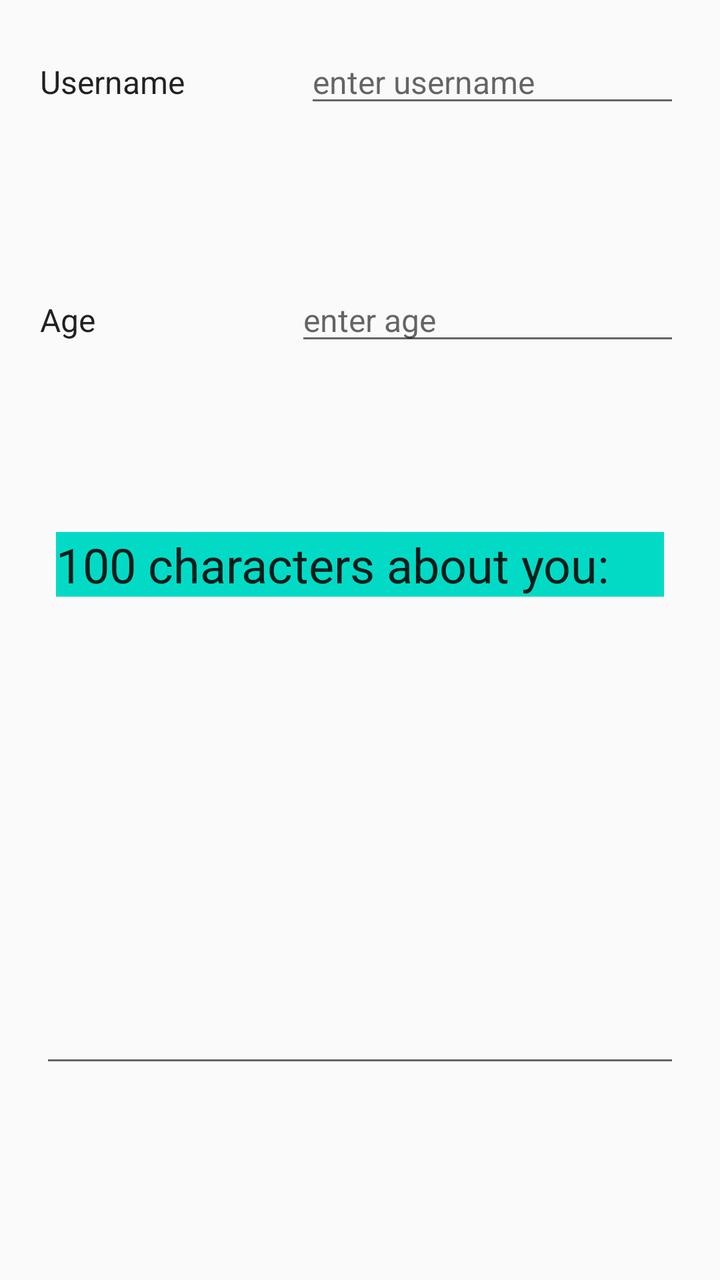
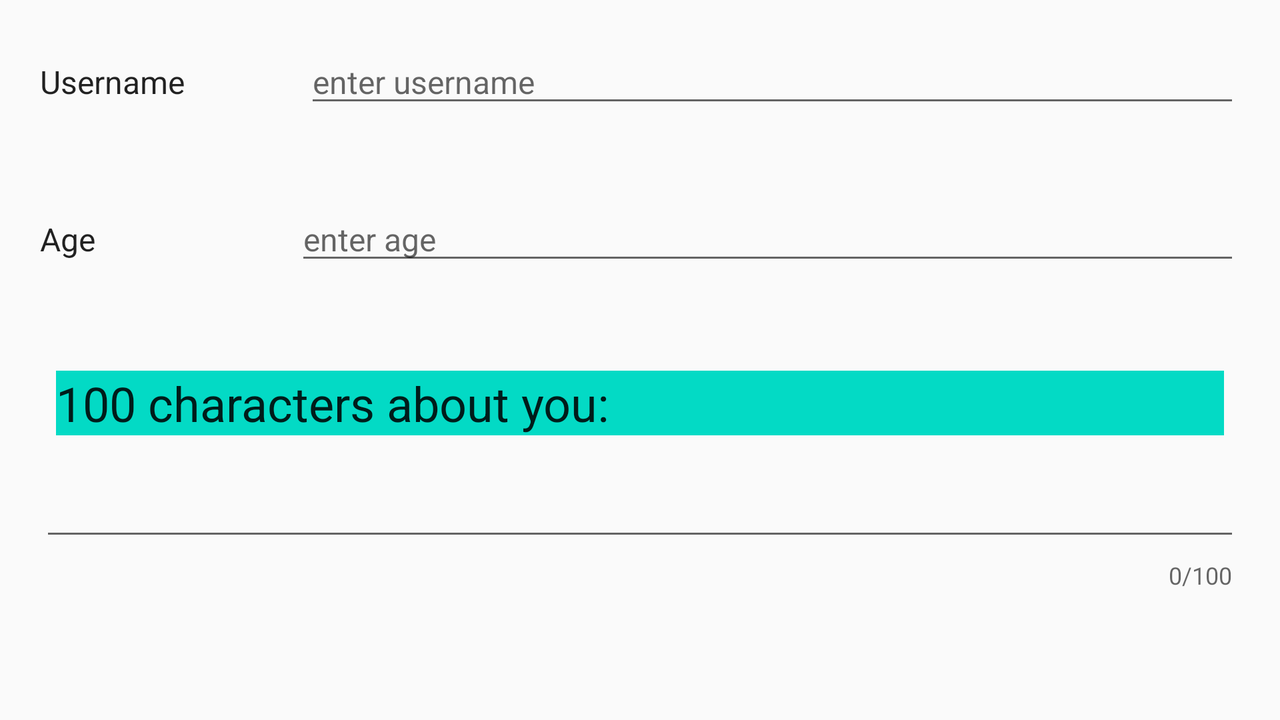

Two renders of one Android screen. The first uses the default layout on a phone; the second uses the alternative layout the repository ships for a different screen configuration, on a matching device. The two XML files are below.
<!-- AndroidManifest.xml: application theme AppTheme -->
<!-- res/layout/fragment_edit_details.xml -->
<?xml version="1.0" encoding="utf-8"?>
<android.support.constraint.ConstraintLayout xmlns:android="http://schemas.android.com/apk/res/android"
    xmlns:tools="http://schemas.android.com/tools"
    android:layout_width="match_parent"
    android:layout_height="match_parent"
    xmlns:app="http://schemas.android.com/apk/res-auto"
    tools:context=".Controller.Fragments.EditDetailsFragment">

    <LinearLayout
        android:layout_width="match_parent"
        android:layout_height="match_parent"
        android:orientation="vertical"
        android:weightSum="8"
        app:layout_constraintBottom_toBottomOf="parent"
        app:layout_constraintEnd_toEndOf="parent"
        app:layout_constraintStart_toStartOf="parent"
        app:layout_constraintTop_toTopOf="parent">

        <LinearLayout
            android:id="@+id/linearLayout"
            android:layout_width="match_parent"
            android:layout_height="wrap_content"
            android:layout_margin="20dp"
            android:layout_weight="1"
            android:orientation="horizontal">

            <TextView
                style="@style/details"
                android:layout_width="wrap_content"
                android:layout_height="wrap_content"
                android:layout_marginRight="20dp"
                android:text="@string/username" />

            <EditText
                android:id="@+id/profile_edit_username"
                style="@style/details"
                android:layout_width="match_parent"
                android:layout_height="wrap_content"
                android:hint="enter username"
                android:maxLength="20"
                android:layout_marginStart="40dp"
                android:layout_marginLeft="40dp"/>

        </LinearLayout>

        <LinearLayout
            android:id="@+id/linearLayout1"
            android:layout_width="match_parent"
            android:layout_height="wrap_content"
            android:layout_margin="20dp"
            android:layout_weight="1"
            android:orientation="horizontal">

            <TextView
                style="@style/details"
                android:layout_width="wrap_content"
                android:layout_height="wrap_content"
                android:layout_marginRight="40dp"
                android:text="@string/age" />

            <EditText
                android:id="@+id/profile_edit_age"
                style="@style/details"
                android:layout_width="match_parent"
                android:layout_height="wrap_content"
                android:hint="enter age"
                android:inputType="phone"
                android:maxLength="3"
                android:layout_marginStart="60dp"
                android:layout_marginLeft="60dp"/>

        </LinearLayout>

        <LinearLayout
            android:layout_width="match_parent"
            android:layout_height="wrap_content"
            android:layout_margin="20dp"
            android:layout_weight="4"
            android:orientation="vertical">

            <TextView
                style="@style/title"
                android:layout_width="match_parent"
                android:layout_height="wrap_content"
                android:layout_marginBottom="8dp"
                android:layout_marginEnd="8dp"
                android:layout_marginStart="8dp"
                android:layout_marginTop="8dp"
                android:background="@color/colorAccent"
                android:gravity="center_vertical"
                android:text="100 characters about you:" />

            <android.support.design.widget.TextInputLayout
                android:id="@+id/textContainer"
                android:layout_width="match_parent"
                android:layout_height="match_parent"
                app:counterEnabled="true"
                app:counterMaxLength="100">

                <EditText
                    android:id="@+id/profile_edit_aboutme"
                    style="@style/details"
                    android:layout_width="match_parent"
                    android:layout_height="match_parent"
                    android:gravity="top|left"
                    android:inputType="textCapSentences|textAutoCorrect|textMultiLine"
                    android:maxLength="100" />
            </android.support.design.widget.TextInputLayout>
        </LinearLayout>


    </LinearLayout>
</android.support.constraint.ConstraintLayout>
<!-- resources referenced by this layout -->
<resources>
  <string name="age">Age</string>
  <string name="username">Username</string>
  <style name="details" parent="TextAppearance.AppCompat.Subhead" />
  <style name="title" parent="TextAppearance.AppCompat.Headline" />
  <style name="AppTheme" parent="Theme.AppCompat.Light.DarkActionBar">
          
          <item name="colorPrimary">@color/colorPrimary</item>
          <item name="colorPrimaryDark">@color/colorPrimaryDark</item>
          <item name="colorAccent">@color/colorAccent</item>
          <item name="windowActionBar">false</item>
          <item name="windowNoTitle">true</item>
      </style>
</resources>
<!-- res/layout-land/fragment_edit_details.xml (the author's variant of the layout above) -->
<!-- drawn on the phone turned sideways -->
<?xml version="1.0" encoding="utf-8"?>
<ScrollView xmlns:android="http://schemas.android.com/apk/res/android"
    android:layout_width="match_parent"
    android:layout_height="match_parent"
    xmlns:app="http://schemas.android.com/apk/res-auto">



    <LinearLayout
        android:layout_width="match_parent"
        android:layout_height="match_parent"
        android:orientation="vertical"
        android:weightSum="8"
        app:layout_constraintBottom_toBottomOf="parent"
        app:layout_constraintEnd_toEndOf="parent"
        app:layout_constraintStart_toStartOf="parent"
        app:layout_constraintTop_toTopOf="parent">

        <LinearLayout
            android:id="@+id/linearLayout"
            android:layout_width="match_parent"
            android:layout_height="wrap_content"
            android:layout_margin="20dp"
            android:layout_weight="1"
            android:orientation="horizontal">

            <TextView
                style="@style/details"
                android:layout_width="wrap_content"
                android:layout_height="wrap_content"
                android:layout_marginRight="20dp"
                android:text="@string/username" />

            <EditText
                android:id="@+id/profile_edit_username"
                style="@style/details"
                android:layout_width="match_parent"
                android:layout_height="wrap_content"
                android:hint="enter username"
                android:maxLength="20"
                android:layout_marginStart="40dp"
                android:layout_marginLeft="40dp"/>

        </LinearLayout>

        <LinearLayout
            android:id="@+id/linearLayout1"
            android:layout_width="match_parent"
            android:layout_height="wrap_content"
            android:layout_margin="20dp"
            android:layout_weight="1"
            android:orientation="horizontal">

            <TextView
                style="@style/details"
                android:layout_width="wrap_content"
                android:layout_height="wrap_content"
                android:layout_marginRight="40dp"
                android:text="@string/age" />

            <EditText
                android:id="@+id/profile_edit_age"
                style="@style/details"
                android:layout_width="match_parent"
                android:layout_height="wrap_content"
                android:hint="enter age"
                android:inputType="phone"
                android:maxLength="2"
                android:layout_marginStart="60dp"
                android:layout_marginLeft="60dp"/>

        </LinearLayout>

        <LinearLayout
            android:layout_width="match_parent"
            android:layout_height="wrap_content"
            android:layout_margin="20dp"
            android:layout_weight="4"
            android:orientation="vertical">

            <TextView
                style="@style/title"
                android:layout_width="match_parent"
                android:layout_height="wrap_content"
                android:layout_marginBottom="8dp"
                android:layout_marginEnd="8dp"
                android:layout_marginStart="8dp"
                android:layout_marginTop="8dp"
                android:background="@color/colorAccent"
                android:gravity="center_vertical"
                android:text="100 characters about you:" />

            <android.support.design.widget.TextInputLayout
                android:id="@+id/textContainer"
                android:layout_width="match_parent"
                android:layout_height="match_parent"
                app:counterEnabled="true"
                app:counterMaxLength="100">

                <EditText
                    android:id="@+id/profile_edit_aboutme"
                    style="@style/details"
                    android:layout_width="match_parent"
                    android:layout_height="match_parent"
                    android:gravity="top|left"
                    android:inputType="textCapSentences|textAutoCorrect|textMultiLine"
                    android:maxLength="100" />
            </android.support.design.widget.TextInputLayout>
        </LinearLayout>


    </LinearLayout>

</ScrollView>
